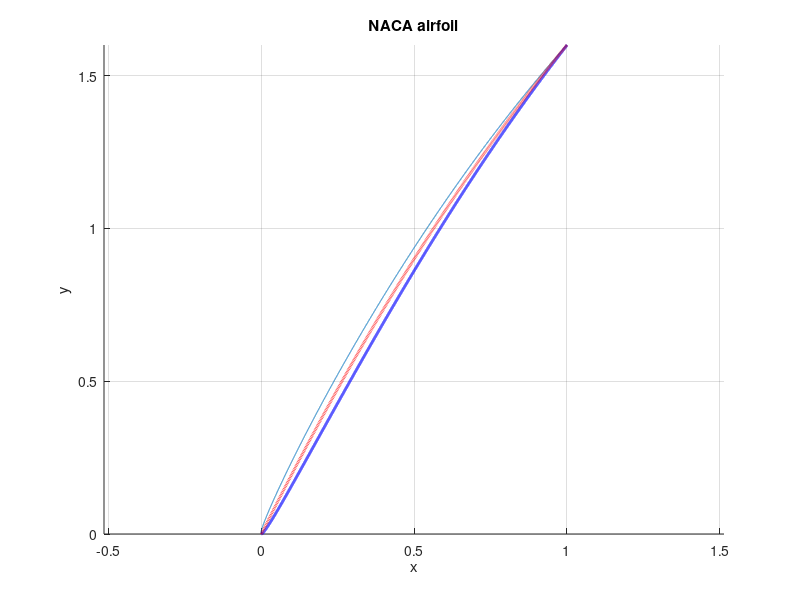

This chart was generated by the following MATLAB code:
fprintf('We will do source panel method for NACA 4 digit series of airfoil');
fprintf('Enter the 4 digit NACA series \n');
c = input('Enput the chord length \n');
R = input('Enter the first digit \n');
Q = input('Enter the second digit \n');
KK = input('Enter the last two digits \n');

x = 0:0.0001:1;
if R ==0 && Q ==0
     Symm = 1;
     disp('Symmetric Airfoil')
else
     Symm = 0;
     disp('Cambered Airfoil')
end
if R ==0 && Q ==0
    t = KK/100;
    y_t = 5*t*(0.2969*sqrt(x)-0.126*(x)-0.3516*(x).^2+0.2843*(x).^3-0.1015*(x).^4); 
    y_upper = y_t;
    y_lower = -y_t;
    x_upper = x;
    x_lower = x;
else
    m = R/100;
    p = Q/10;
    t = KK/100;
    m = p*c;
    for i = 1:length(x)
        if x(i)<= m
            f = x(i)/c;
            y_c(i) = (m/p^2)*((2*p*f)-(f^2));
            dy_c(i) = (2*m*(p-f))/p^2;
        else
            f = x(i)/c;
            y_c(i) = (m/((1-p)^2))*((1-2*p)+(2*p*f)-(f^2));
            dy_c(i) = (2*m*(p-f))/((1-p)^2);
        end
    end
    y_t = 5*t*(0.2969*sqrt(x)-0.126*(x)-0.3516*(x).^2+0.2843*(x).^3-0.1015*(x).^4); 
    theta = atan(dy_c);
    x_upper = x-y_t.*sin(theta);
    x_lower = x+y_t.*sin(theta);
    y_upper = y_c+y_t.*cos(theta);
    y_lower = y_c-y_t.*cos(theta);
end
figure
hold on
grid on
axis equal
plot(x_upper,y_upper,x_lower,y_lower,'LineWidth',2,'color','b')
plot(x,y_c,'--','LineWidth',2,'color','r')
title('NACA airfoil')
xlabel('x')
ylabel('y')
    